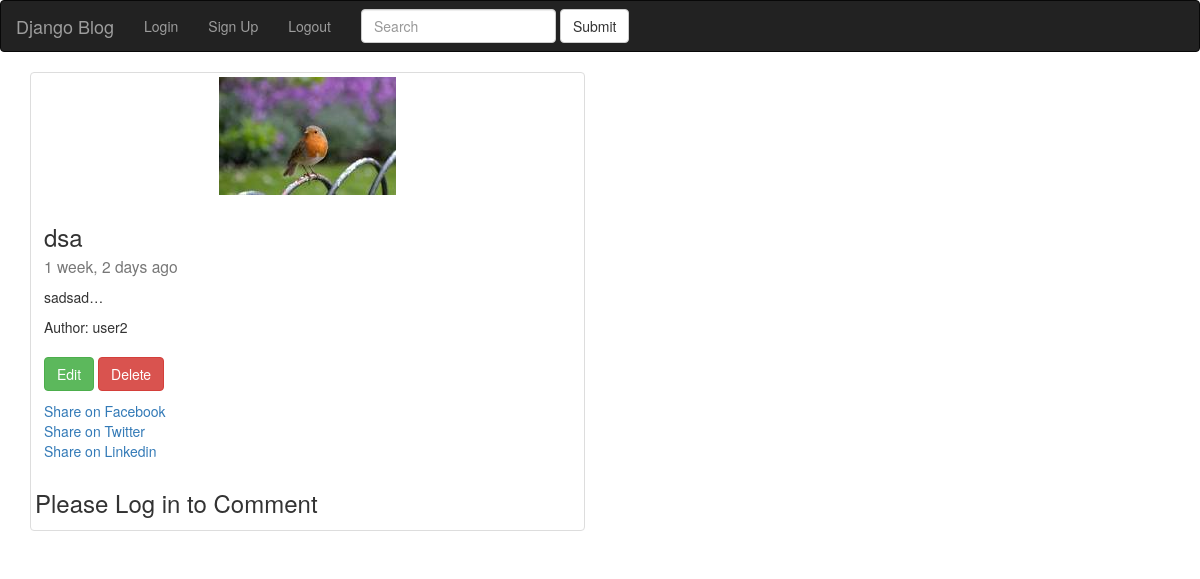
The app's page /posts/detail/dsa/ with its own data.
### posts/models.py (models this page shows, shortened)
class Post(models.Model):
	author = models.ForeignKey(User, default=1)
	title = models.CharField(max_length=255)
	slug = models.SlugField(unique=True, null=True)
	image = models.ImageField(upload_to="blog_images", null=True, blank=True)
	content = models.TextField()
	draft = models.BooleanField(default=False)
	publish = models.DateField()
	updated = models.DateTimeField(auto_now=True, auto_now_add=False)
	timestamp = models.DateTimeField(auto_now=False, auto_now_add=True)
	class Meta:
		ordering = ['-timestamp', '-updated']

### posts/views.py (the view)
# urls.py: url(r'^detail/(?P<slug>[-\w]+)/$', views.post_detail, name="detail"),
def post_detail(request, slug):
	list_post = get_object_or_404(Post, slug=slug)
	date = timezone.now().date()
	if list_post.publish > date or list_post.draft:
		if not (request.user.is_superuser or request.user.is_staff):
			raise Http404
	if request.user.is_authenticated():
		if Like.objects.filter(post=list_post, user=request.user).exists():
			liked = True
		else:
			liked = False
	post_like_count = list_post.like_set.all().count()
	context = {
		"list": list_post,
		"like_count": post_like_count,
	}
	return render(request,	'post_detail.html', context)

### posts/templatetags/urlify.py (called while the page is built)
@register.filter
def urlify(value):
	return quote(value)

### posts/templates/post_detail.html (shortened to what this page needs)
{% extends "base.html" %}
{% load urlify %}
{% load comments %}
{% block content %}
<body>
<div class="row">
	<div class="col-sm-6">
		<div class="thumbnail">
			{% if list.image %}
	  <img src="{{list.image.url}}" class="img-responsive">
			{% endif %}
			<div class="caption">
				<h3>{{list.title}}<small><br>{{list.publish|timesince}} ago</small></h3>
				<p>{{list.content|linebreaks|truncatechars:10}}</p>
				Author: {{list.author.username}}<br><br>
				<p>
					<a href="{% url 'posts:update' slug=list.slug %}" class="btn btn-success">Edit</a>
					<a href="{% url 'posts:delete' slug=list.slug %}" class="btn btn-danger">Delete</a>
				</p>
				 <a href="https://www.facebook.com/sharer/sharer.php?u={{request.build_absolute_uri}}"> Share on Facebook
				</a><br>
				<a href="https://twitter.com/home?status={{list.content|urlify|truncatechars:50}}%20{{request.build_absolute_uri}}">
				Share on Twitter
				</a><br>
				<a href="https://www.linkedin.com/shareArticle?mini=true&url={{request.build_absolute_uri}}&title={{list.title|urlify}}&summary={{list.content|truncatechars:35|urlify}}&source={{request.build_absolute_uri}}">
				Share on Linkedin
				</a><br>
			</div>
			{% include "django_comments.html" %}
		</div>
	</div>
</div>
</body>
{% endblock content %}

### records on screen
Post: image (picture), title "dsa", publish "1 week, 2 days", content "sadsad…", author.username "user2"
